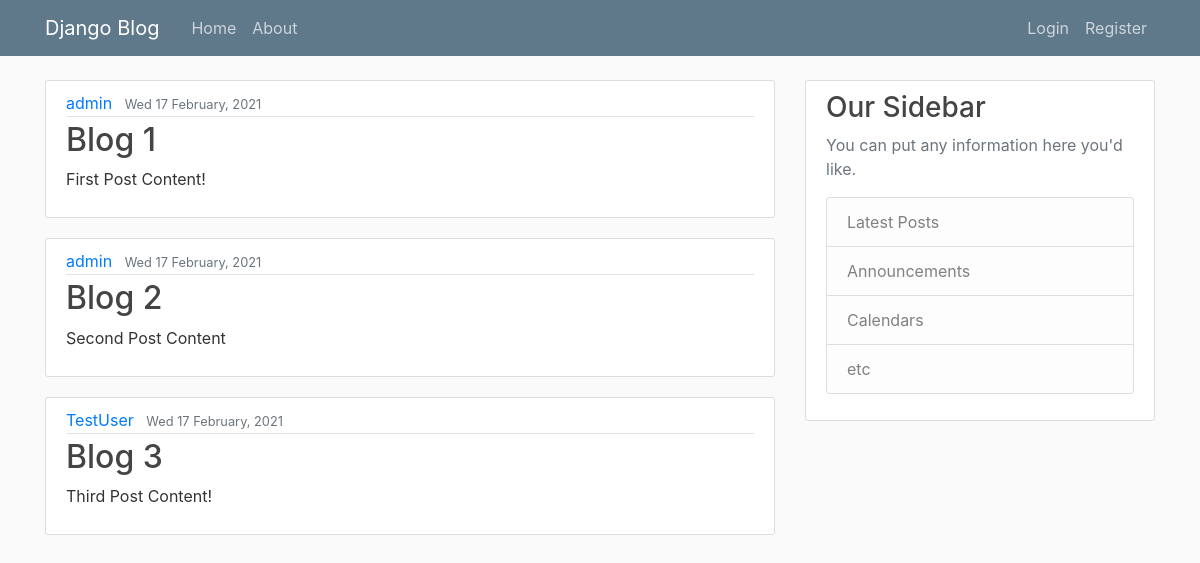
The page / on the database its author committed.
### blog_app/models.py (models this page shows, shortened)
class Post(models.Model):
    objects = None
    title = models.CharField(max_length=100)
    content = models.TextField()
    date_posted = models.DateTimeField(default=timezone.now)  # auto_now_add will add the date only when it is created
    author = models.ForeignKey(User, on_delete=models.CASCADE)  # if a user is deleted then his post will be deleted as well

### blog_app/views.py (the view)
# urls.py: path('', views.home, name='blog-home'),
def home(request):
    return render(request, 'blog/home.html', {'posts': Post.objects.all()})

### blog_app/templates/blog/home.html
{% extends 'blog/base.html' %}   # Extending base template
{% block content %}
    {% for post in posts %}
        <article class="media content-section">
          <div class="media-body">
            <div class="article-metadata">
              <a class="mr-2" href="#">{{ post.author }}</a>
              <small class="text-muted">{{ post.date_posted|date:"D d F, Y"  }}</small>
            </div>
            <h2><a class="article-title" href="#">{{ post.title }}</a></h2>
            <p class="article-content">{{ post.content }}</p>
          </div>
        </article>
    {% endfor %}
{% endblock content %}

### static/blog/main.css (style rules this page uses)
body { background: #fafafa; color: #333333; margin-top: 5rem; }
h1, h2, h3, h4, h5, h6 { color: #444444; }
.content-section { background: #ffffff; padding: 10px 20px; border: 1px solid #dddddd; border-radius: 3px; margin-bottom: 20px; }
.article-title { color: #444444; }
.article-content { white-space: pre-line; }
.article-metadata { padding-bottom: 1px; margin-bottom: 4px; border-bottom: 1px solid #e3e3e3 }

### rows shown on the page
Post: author "admin", date_posted "Wed 17 February, 2021", title "Blog 1", content "First Post Content!"
Post: author "admin", date_posted "Wed 17 February, 2021", title "Blog 2", content "Second Post Content"
Post: author "TestUser", date_posted "Wed 17 February, 2021", title "Blog 3", content "Third Post Content!"
